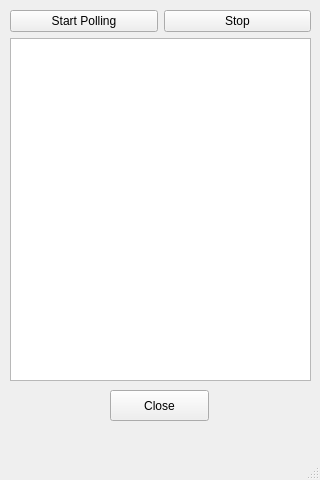
<?xml version="1.0" encoding="UTF-8"?>
<ui version="4.0">
 <class>RFID_test</class>
 <widget class="QMainWindow" name="RFID_test">
  <property name="geometry">
   <rect>
    <x>0</x>
    <y>0</y>
    <width>320</width>
    <height>480</height>
   </rect>
  </property>
  <property name="windowTitle">
   <string>MainWindow</string>
  </property>
  <widget class="QWidget" name="centralwidget">
   <widget class="QPushButton" name="close_rfid_window">
    <property name="geometry">
     <rect>
      <x>110</x>
      <y>390</y>
      <width>99</width>
      <height>31</height>
     </rect>
    </property>
    <property name="styleSheet">
     <string notr="true">font: 15pt &quot;Ubuntu&quot;;</string>
    </property>
    <property name="text">
     <string>Close</string>
    </property>
   </widget>
   <widget class="QWidget" name="layoutWidget">
    <property name="geometry">
     <rect>
      <x>10</x>
      <y>10</y>
      <width>301</width>
      <height>371</height>
     </rect>
    </property>
    <layout class="QVBoxLayout" name="verticalLayout">
     <item>
      <layout class="QHBoxLayout" name="horizontalLayout">
       <item>
        <widget class="QPushButton" name="connecting_to_CL_card">
         <property name="styleSheet">
          <string notr="true">font: 15pt &quot;Ubuntu&quot;;</string>
         </property>
         <property name="text">
          <string>Start Polling</string>
         </property>
        </widget>
       </item>
       <item>
        <widget class="QPushButton" name="disconnecting_to_CL_card">
         <property name="styleSheet">
          <string notr="true">font: 15pt &quot;Ubuntu&quot;;</string>
         </property>
         <property name="text">
          <string>Stop</string>
         </property>
        </widget>
       </item>
      </layout>
     </item>
     <item>
      <widget class="QTextEdit" name="rfid_textEdit"/>
     </item>
    </layout>
   </widget>
  </widget>
  <widget class="QMenuBar" name="menubar">
   <property name="geometry">
    <rect>
     <x>0</x>
     <y>0</y>
     <width>320</width>
     <height>25</height>
    </rect>
   </property>
  </widget>
  <widget class="QStatusBar" name="statusbar"/>
 </widget>
 <resources/>
 <connections/>
</ui>
